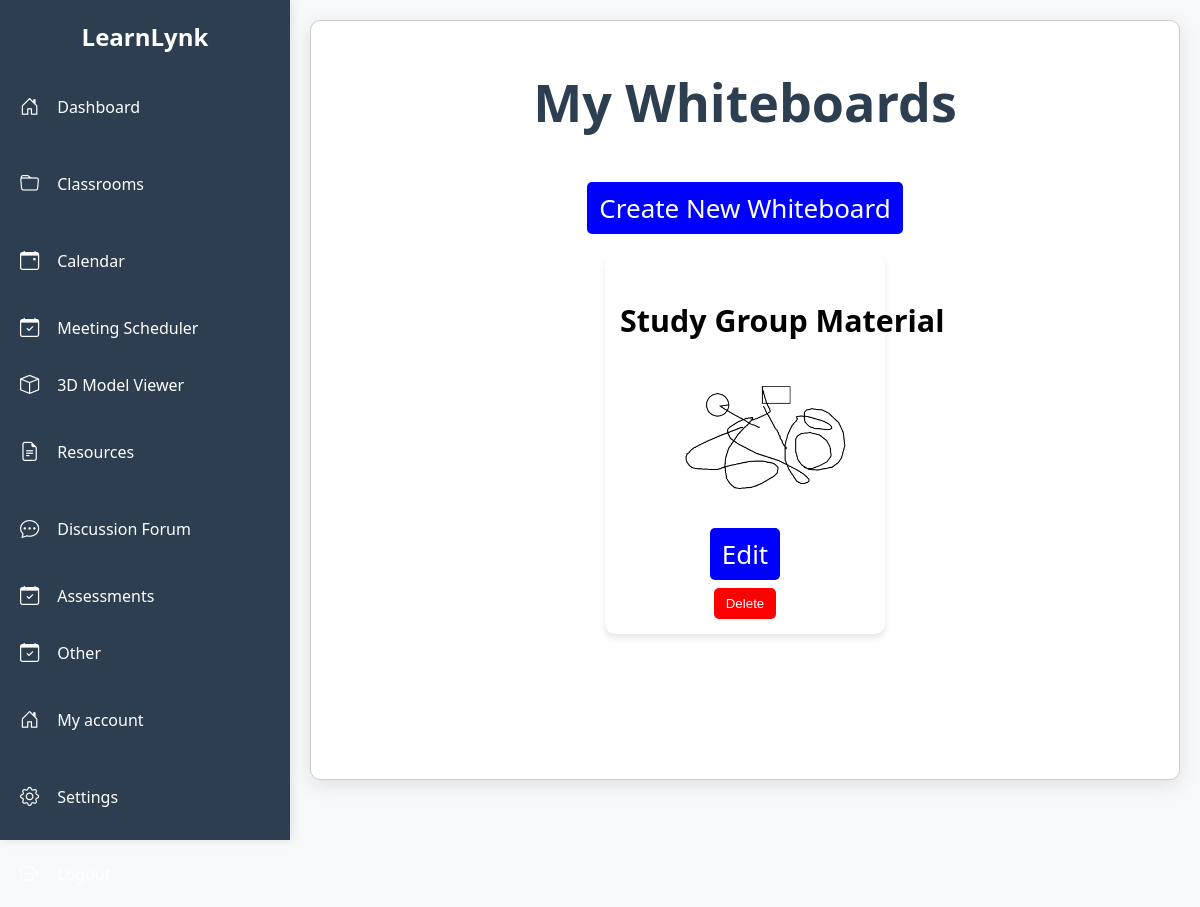
Page /whiteboard/ (signed in) on the earlier database version.
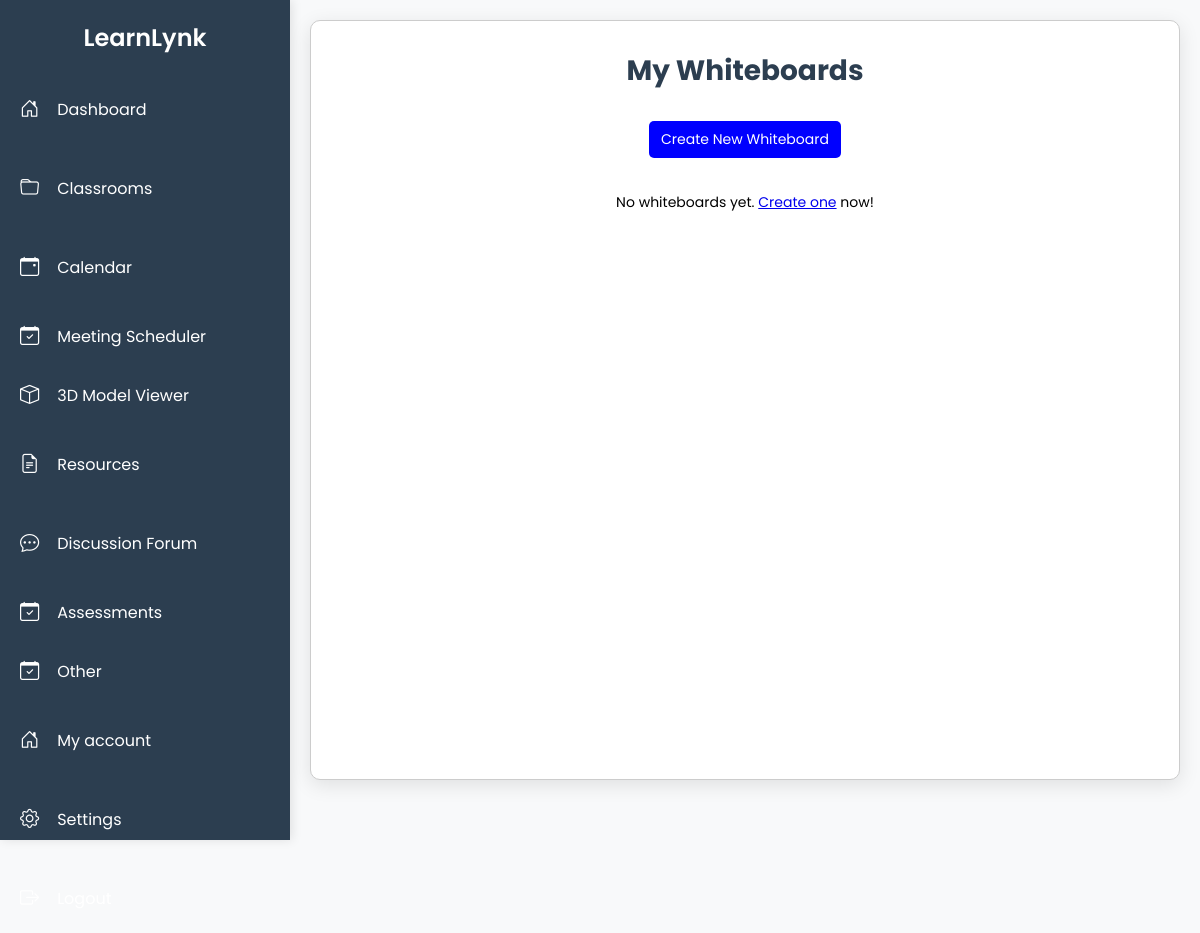
Same page on the later database version.
### whiteboard/models.py (models this page shows, shortened)
class Whiteboard(models.Model):
    user = models.ForeignKey(settings.AUTH_USER_MODEL, on_delete=models.CASCADE)
    title = models.CharField(max_length=255)
    image = models.ImageField(upload_to='whiteboards/', blank=True, null=True)
    created_at = models.DateTimeField(auto_now_add=True)

### whiteboard/views.py (the view)
# urls.py: path('', include('dashboard.urls')),
def dashboard(request):
    boards = Whiteboard.objects.filter(user=request.user)
    return render(request, "whiteboard/dashboard.html", {"boards": boards})

### dashboard/context_processors.py (called while the page is built)
def user_preferences(request):
    if request.user.is_authenticated:
        try:
            prefs = UserPreference.objects.get(user=request.user)
            return {
                'user_theme': prefs.theme,
                'user_font_size': prefs.font_size,
                'user_font_style': prefs.font_style,
            }
        except UserPreference.DoesNotExist:
            pass
    return {}

### virtual_classroom/routers.py (called while the page is built)
    @staticmethod
    def set_tenant_db(database_name):
        _db_context.tenant_db = database_name

### whiteboard/templates/whiteboard/dashboard.html (shortened to what this page needs)
{% extends 'base.html' %}
{% block content %}
<div class="dashboard-container">
    <h1>My Whiteboards</h1>
    <a href="{% url 'whiteboard:create_whiteboard' %}" class="btn">Create New Whiteboard</a>
    <div class="whiteboard-list">
        {% for board in boards %}
            <div class="whiteboard-item">
                <h3>{{ board.title }}</h3>
                {% if board.image %}
                    <img src="{{ board.image.url }}" alt="{{ board.title }}">
                {% endif %}
                <br>
                <a href="{% url 'whiteboard:edit_whiteboard' board.id %}" class="btn">Edit</a>
                <form action="{% url 'whiteboard:delete_whiteboard' board.id %}" method="post" onsubmit="return confirm('Are you sure?');">
                    <button type="submit" class="btn delete-btn">Delete</button>
                </form>
            </div>
        {% empty %}
            <p>No whiteboards yet. <a href="{% url 'whiteboard:create_whiteboard' %}">Create one</a> now!</p>
        {% endfor %}
    </div>
</div>
{% endblock %}

Differences in the rows shown:
removed Whiteboard: title "Study Group Material", image (picture)
Other differences:
text now shown: "No whiteboards yet. Create one now!"
